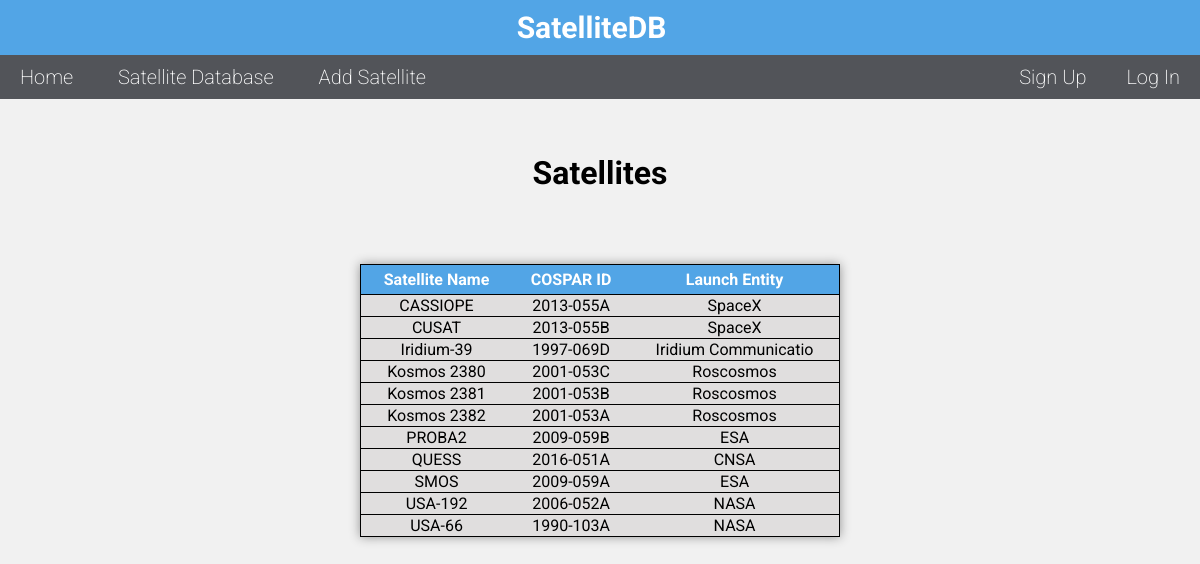
Screenshot of /FrontEnd/satelliteDB.php with the database file from the repository.
### tables this page shows
CREATE TABLE Satellite
(satID				VARCHAR(20)		NOT NULL UNIQUE,	 
 COSPAR				VARCHAR(20)		NOT NULL UNIQUE,
 ownerID			VARCHAR(20)		NOT NULL,
 launchID			INT				NOT NULL,
 orbitalPeriod		DECIMAL(5,2)	DEFAULT NULL,
 PRIMARY KEY(satID),
 FOREIGN KEY(ownerID) REFERENCES Owner(ownerID),
 FOREIGN KEY(launchID) REFERENCES Rocket(launchID)
 ON UPDATE CASCADE
 ON DELETE CASCADE
);

### FrontEnd/satelliteDB.php (the view, shortened to what this page needs)
<!DOCTYPE html>
<html>
	<head>
		<link rel="stylesheet" href="style.css">
	</head>
    <body>
	<?php
		include 'header.php';
	?>
	<main>
	<h1 class="page-title">Satellites</h1>
	<?php
		$conn = mysqli_connect(DB_HOST, DB_USER, DB_PASSWORD, DB_NAME);
		$query = 'SELECT satID as "Satellite Name", COSPAR as "COSPAR ID",
				  ownerID as "Launch Entity" FROM `Satellite`';
		$result = mysqli_query($conn, $query);
		$fields_num = (mysqli_num_fields($result));
		echo '<table class="t01"><tr>';
		for($i=0; $i<$fields_num; $i++) {
			$field = mysqli_fetch_field($result);
			echo "<th><b>$field->name</b></th>";
		}
		echo "</tr>\n";
		while($row = mysqli_fetch_row($result)) {
			$parameter = $row[0];
			echo "<tr class='not-first' onclick=\"location.href='objectPage.php?param=$parameter'\">";
			$count = count($row);
			foreach($row as $cell){
				if($count == 0)
					break;
				else
					echo "<td>$cell</td>";
				$count--;
		}
		echo "</tr></a>\n";
		}
		echo '</table>';
	?>
    </main>
    </body>
</html>

### FrontEnd/header.php
<header>
    <h1><a>SatelliteDB</a></h1>
	<nav>
        <ul class="navbar-list">
            <li class="navbar-item"><a href="index.php">Home</a></li>
            <li class="navbar-item"><a href="satelliteDB.php">Satellite Database</a></li>
            <li class="navbar-item"><a href="addObject.php">Add Satellite</a></li>
            <?php
                if(isset($_SESSION['status'])){
                    echo "<li class=\"navbar-item\"><a href=\"favorites.php\">". $_SESSION['name']."'s Favorites</a></li>";
                    echo "<li class=\"navbar-item navbar-right\"><a href=\"logOut.php\">Log Out</a></li>";
                }
                else {
                    echo "<li class=\"navbar-item navbar-right\"><a href=\"logIn.php\">Log In</a></li>";
                    echo "<li class=\"navbar-item navbar-right\"><a href=\"signUp.php\">Sign Up</a></li>";
                }
            ?>
        </ul>
    </nav>
</header>

### FrontEnd/style.css (style rules this page uses)
body { background-color: #f1f1f1; margin: 0; font-family: 'Roboto', sans-serif; }
a { text-decoration: none; }
main { margin: 5% 10% 0 10%; }
header { color: white; text-align: center; background-color: #52a5e6; padding: 5px 0 5px 0; }
header h1 { text-align: center; font-weight: bolder; font-size: 30px; margin-left: -17px; margin-top: 5px; }
h1 { text-align: center; }
nav { background-color: #525459; color: white; margin: -10px -20px; font-size: 20px; font-weight: 200; }
.navbar-list { text-align: left; list-style-type: none; padding: 0; margin: 0 20px; }
.navbar-item { display: inline; }
.navbar-item a { display: inline-block; padding: 10px 20px; color: white; }
.navbar-right { float: right; }
table { padding-left: 20px; width: 100%; text-align: left; padding: 5px 0 15px 0; box-shadow: 0px 0px 10px #929292; }
.t01 { border: 1px solid black; border-collapse: collapse; text-align: center; background-color: #e0dede; width: 50%; margin: auto; }
.t01 th { border: none; background-color: #52a5e6; color: white; padding: 5px; }
.t01 td { border: 1px solid black; border-right: none; border-left: none; }
.page-title { padding-bottom: 50px; }
.not-first { cursor: pointer; }

### rows the page displays
satellite: satID "CASSIOPE", COSPAR "2013-055A", ownerID "SpaceX"
satellite: satID "CUSAT", COSPAR "2013-055B", ownerID "SpaceX"
satellite: satID "Iridium-39", COSPAR "1997-069D", ownerID "Iridium Communicatio"
satellite: satID "Kosmos 2380", COSPAR "2001-053C", ownerID "Roscosmos"
satellite: satID "Kosmos 2381", COSPAR "2001-053B", ownerID "Roscosmos"
satellite: satID "Kosmos 2382", COSPAR "2001-053A", ownerID "Roscosmos"
satellite: satID "PROBA2", COSPAR "2009-059B", ownerID "ESA"
satellite: satID "QUESS", COSPAR "2016-051A", ownerID "CNSA"
satellite: satID "SMOS", COSPAR "2009-059A", ownerID "ESA"
satellite: satID "USA-192", COSPAR "2006-052A", ownerID "NASA"
satellite: satID "USA-66", COSPAR "1990-103A", ownerID "NASA"

### other values shown
$field->name "Satellite Name"
$field->name "COSPAR ID"
$field->name "Launch Entity"
